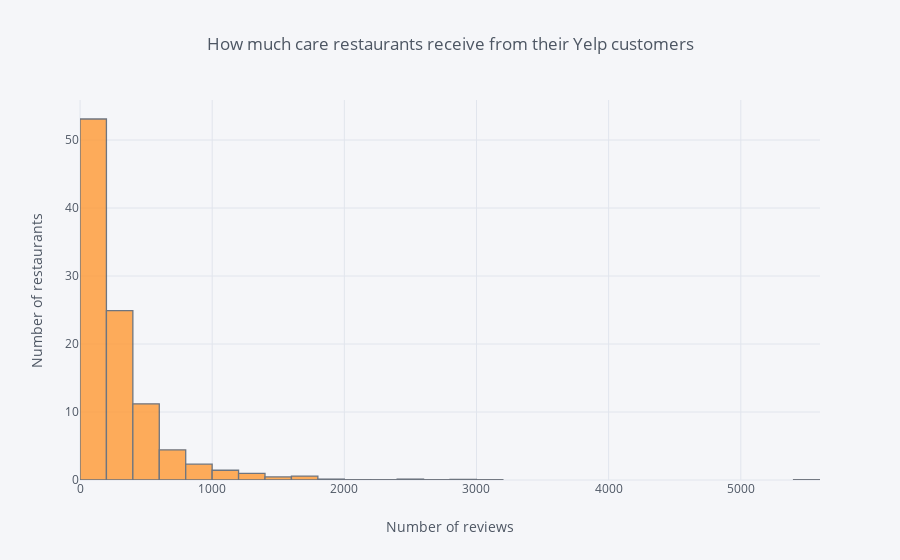

Notebook code cell kept with this figure:
### Code cell
df['review_count'].iplot(
    kind='histogram', histnorm='percent', bins=30,
    xTitle= 'Number of reviews', yTitle= "Number of restaurants",
    title='How much care restaurants receive from their Yelp customers')

### Figure 1 — Plotly figure (JSON) as saved in the notebook; plotly's stock layout.template omitted (floating-point values rounded to 4 significant figures; data arrays with more than 128 entries replaced by an {"elided": "..."} marker saying what was removed)
{"data": [{"histfunc": "count", "histnorm": "percent", "marker": {"color": "rgba(255, 153, 51, 1.0)", "line": {"color": "#4D5663", "width": 1.3}}, "name": "review_count", "nbinsx": 30, "opacity": 0.8, "orientation": "v", "type": "histogram", "uid": "276df039-b96d-4a79-a37e-c53ff5fa19e5", "x": {"elided": "2232 int values"}}], "layout": {"barmode": "overlay", "legend": {"bgcolor": "#F5F6F9", "font": {"color": "#4D5663"}}, "paper_bgcolor": "#F5F6F9", "plot_bgcolor": "#F5F6F9", "title": {"font": {"color": "#4D5663"}, "text": "How much care restaurants receive from their Yelp customers"}, "xaxis": {"gridcolor": "#E1E5ED", "showgrid": true, "tickfont": {"color": "#4D5663"}, "title": {"font": {"color": "#4D5663"}, "text": "Number of reviews"}, "zerolinecolor": "#E1E5ED"}, "yaxis": {"gridcolor": "#E1E5ED", "showgrid": true, "tickfont": {"color": "#4D5663"}, "title": {"font": {"color": "#4D5663"}, "text": "Number of restaurants"}, "zerolinecolor": "#E1E5ED"}}}
